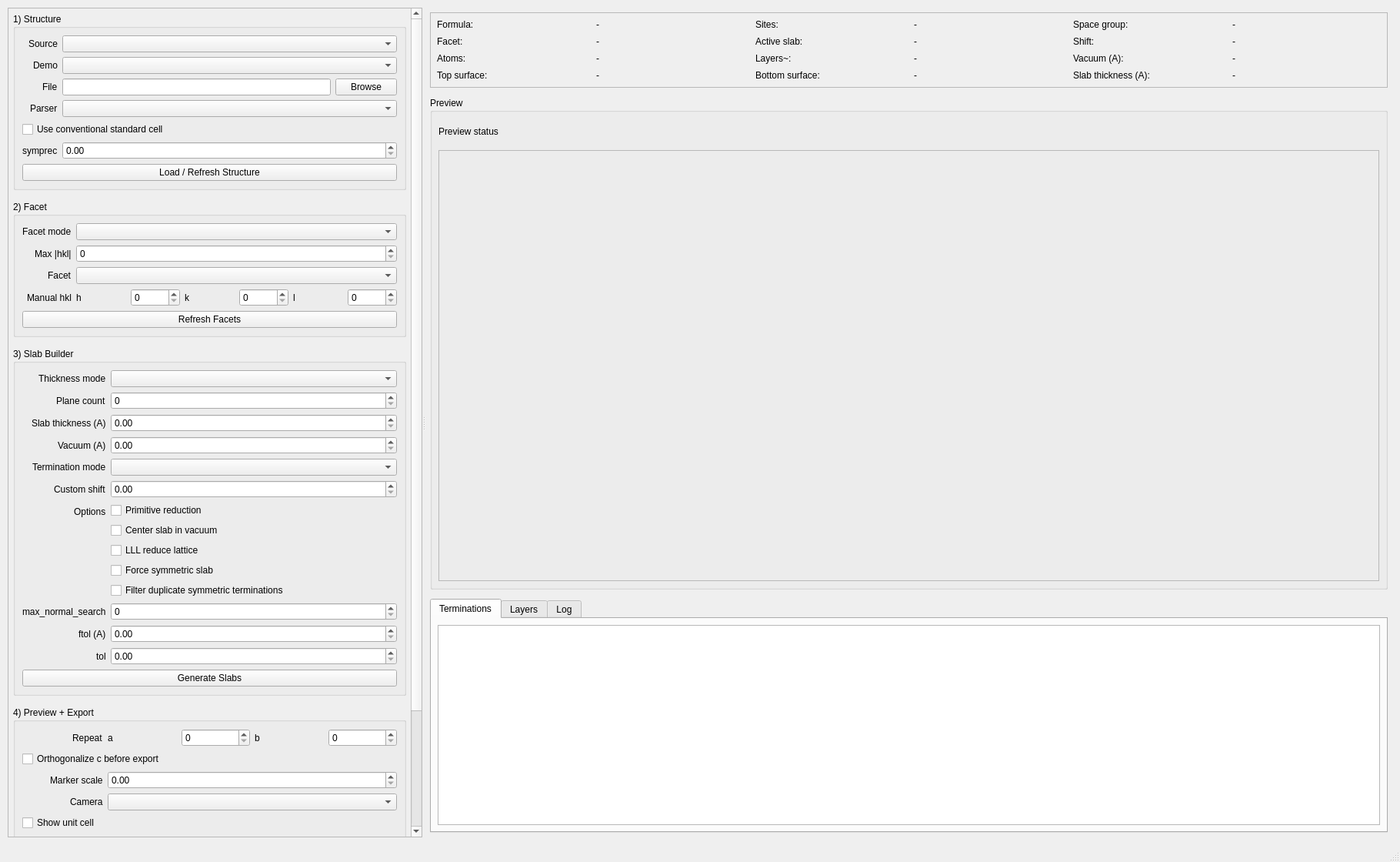
<?xml version="1.0" encoding="UTF-8"?>
<ui version="4.0">
 <class>SlabStudioMainWindow</class>
 <widget class="QMainWindow" name="SlabStudioMainWindow">
  <property name="geometry">
   <rect>
    <x>0</x>
    <y>0</y>
    <width>1820</width>
    <height>1120</height>
   </rect>
  </property>
  <property name="windowTitle">
   <string>Slab Studio Qt</string>
  </property>
  <widget class="QWidget" name="centralwidget">
   <layout class="QHBoxLayout" name="horizontalLayout">
    <property name="leftMargin">
     <number>10</number>
    </property>
    <property name="topMargin">
     <number>10</number>
    </property>
    <property name="rightMargin">
     <number>10</number>
    </property>
    <property name="bottomMargin">
     <number>10</number>
    </property>
    <property name="spacing">
     <number>10</number>
    </property>
    <item>
     <widget class="QSplitter" name="mainSplitter">
      <property name="orientation">
       <enum>Qt::Horizontal</enum>
      </property>
      <widget class="QScrollArea" name="leftScrollArea">
       <property name="widgetResizable">
        <bool>true</bool>
       </property>
       <widget class="QWidget" name="leftScrollAreaWidgetContents">
        <property name="geometry">
         <rect>
          <x>0</x>
          <y>0</y>
          <width>500</width>
          <height>1500</height>
         </rect>
        </property>
        <layout class="QVBoxLayout" name="leftPanelLayout">
         <property name="leftMargin">
          <number>6</number>
         </property>
         <property name="topMargin">
          <number>6</number>
         </property>
         <property name="rightMargin">
          <number>6</number>
         </property>
         <property name="bottomMargin">
          <number>6</number>
         </property>
         <property name="spacing">
          <number>14</number>
         </property>
         <item>
          <widget class="QGroupBox" name="structureGroupBox">
           <property name="title">
            <string>1) Structure</string>
           </property>
           <property name="toolTip">
            <string>Load a demo structure or import a file before surface generation.</string>
           </property>
           <layout class="QFormLayout" name="structureFormLayout">
            <property name="labelAlignment">
             <set>Qt::AlignRight|Qt::AlignVCenter</set>
            </property>
            <property name="formAlignment">
             <set>Qt::AlignLeft|Qt::AlignTop</set>
            </property>
            <property name="fieldGrowthPolicy">
             <enum>QFormLayout::AllNonFixedFieldsGrow</enum>
            </property>
            <item row="0" column="0">
             <widget class="QLabel" name="sourceModeLabel">
              <property name="text">
               <string>Source</string>
              </property>
             </widget>
            </item>
            <item row="0" column="1">
             <widget class="QComboBox" name="sourceModeCombo"/>
            </item>
            <item row="1" column="0">
             <widget class="QLabel" name="demoLabel">
              <property name="text">
               <string>Demo</string>
              </property>
             </widget>
            </item>
            <item row="1" column="1">
             <widget class="QComboBox" name="demoCombo"/>
            </item>
            <item row="2" column="0">
             <widget class="QLabel" name="filePathLabel">
              <property name="text">
               <string>File</string>
              </property>
             </widget>
            </item>
            <item row="2" column="1">
             <layout class="QHBoxLayout" name="fileRowLayout">
              <item>
               <widget class="QLineEdit" name="filePathEdit"/>
              </item>
              <item>
               <widget class="QPushButton" name="browseButton">
                <property name="text">
                 <string>Browse</string>
                </property>
               </widget>
              </item>
             </layout>
            </item>
            <item row="3" column="0">
             <widget class="QLabel" name="parserLabel">
              <property name="text">
               <string>Parser</string>
              </property>
             </widget>
            </item>
            <item row="3" column="1">
             <widget class="QComboBox" name="parserCombo"/>
            </item>
            <item row="4" column="0" colspan="2">
             <widget class="QCheckBox" name="useConventionalCheckBox">
              <property name="text">
               <string>Use conventional standard cell</string>
              </property>
             </widget>
            </item>
            <item row="5" column="0">
             <widget class="QLabel" name="symprecLabel">
              <property name="text">
               <string>symprec</string>
              </property>
             </widget>
            </item>
            <item row="5" column="1">
             <widget class="QDoubleSpinBox" name="symprecSpin"/>
            </item>
            <item row="6" column="0" colspan="2">
             <widget class="QPushButton" name="loadButton">
              <property name="text">
               <string>Load / Refresh Structure</string>
              </property>
             </widget>
            </item>
           </layout>
          </widget>
         </item>
         <item>
          <widget class="QGroupBox" name="facetGroupBox">
           <property name="title">
            <string>2) Facet</string>
           </property>
           <property name="toolTip">
            <string>Choose a symmetry-reduced Miller index or enter one manually.</string>
           </property>
           <layout class="QFormLayout" name="facetFormLayout">
            <property name="labelAlignment">
             <set>Qt::AlignRight|Qt::AlignVCenter</set>
            </property>
            <property name="formAlignment">
             <set>Qt::AlignLeft|Qt::AlignTop</set>
            </property>
            <property name="fieldGrowthPolicy">
             <enum>QFormLayout::AllNonFixedFieldsGrow</enum>
            </property>
            <item row="0" column="0">
             <widget class="QLabel" name="facetModeLabel">
              <property name="text">
               <string>Facet mode</string>
              </property>
             </widget>
            </item>
            <item row="0" column="1">
             <widget class="QComboBox" name="facetModeCombo"/>
            </item>
            <item row="1" column="0">
             <widget class="QLabel" name="maxIndexLabel">
              <property name="text">
               <string>Max |hkl|</string>
              </property>
             </widget>
            </item>
            <item row="1" column="1">
             <widget class="QSpinBox" name="maxIndexSpin"/>
            </item>
            <item row="2" column="0">
             <widget class="QLabel" name="facetLabel">
              <property name="text">
               <string>Facet</string>
              </property>
             </widget>
            </item>
            <item row="2" column="1">
             <widget class="QComboBox" name="facetCombo"/>
            </item>
            <item row="3" column="0">
             <widget class="QLabel" name="manualHklLabel">
              <property name="text">
               <string>Manual hkl</string>
              </property>
             </widget>
            </item>
            <item row="3" column="1">
             <layout class="QHBoxLayout" name="manualHklLayout">
              <item>
               <widget class="QLabel" name="hLabel">
                <property name="text">
                 <string>h</string>
                </property>
               </widget>
              </item>
              <item>
               <widget class="QSpinBox" name="hSpin"/>
              </item>
              <item>
               <widget class="QLabel" name="kLabel">
                <property name="text">
                 <string>k</string>
                </property>
               </widget>
              </item>
              <item>
               <widget class="QSpinBox" name="kSpin"/>
              </item>
              <item>
               <widget class="QLabel" name="lLabel">
                <property name="text">
                 <string>l</string>
                </property>
               </widget>
              </item>
              <item>
               <widget class="QSpinBox" name="lSpin"/>
              </item>
             </layout>
            </item>
            <item row="4" column="0" colspan="2">
             <widget class="QPushButton" name="refreshFacetsButton">
              <property name="text">
               <string>Refresh Facets</string>
              </property>
             </widget>
            </item>
           </layout>
          </widget>
         </item>
         <item>
          <widget class="QGroupBox" name="builderGroupBox">
           <property name="title">
            <string>3) Slab Builder</string>
           </property>
           <property name="toolTip">
            <string>Generator parameters live here; preview-only settings are grouped below.</string>
           </property>
           <layout class="QFormLayout" name="builderFormLayout">
            <property name="labelAlignment">
             <set>Qt::AlignRight|Qt::AlignVCenter</set>
            </property>
            <property name="formAlignment">
             <set>Qt::AlignLeft|Qt::AlignTop</set>
            </property>
            <property name="fieldGrowthPolicy">
             <enum>QFormLayout::AllNonFixedFieldsGrow</enum>
            </property>
            <item row="0" column="0">
             <widget class="QLabel" name="thicknessModeLabel">
              <property name="text">
               <string>Thickness mode</string>
              </property>
             </widget>
            </item>
            <item row="0" column="1">
             <widget class="QComboBox" name="thicknessModeCombo"/>
            </item>
            <item row="1" column="0">
             <widget class="QLabel" name="planeCountLabel">
              <property name="text">
               <string>Plane count</string>
              </property>
             </widget>
            </item>
            <item row="1" column="1">
             <widget class="QSpinBox" name="planeCountSpin"/>
            </item>
            <item row="2" column="0">
             <widget class="QLabel" name="slabThicknessLabel">
              <property name="text">
               <string>Slab thickness (A)</string>
              </property>
             </widget>
            </item>
            <item row="2" column="1">
             <widget class="QDoubleSpinBox" name="slabThicknessSpin"/>
            </item>
            <item row="3" column="0">
             <widget class="QLabel" name="vacuumLabel">
              <property name="text">
               <string>Vacuum (A)</string>
              </property>
             </widget>
            </item>
            <item row="3" column="1">
             <widget class="QDoubleSpinBox" name="vacuumSpin"/>
            </item>
            <item row="4" column="0">
             <widget class="QLabel" name="terminationModeLabel">
              <property name="text">
               <string>Termination mode</string>
              </property>
             </widget>
            </item>
            <item row="4" column="1">
             <widget class="QComboBox" name="terminationModeCombo"/>
            </item>
            <item row="5" column="0">
             <widget class="QLabel" name="customShiftLabel">
              <property name="text">
               <string>Custom shift</string>
              </property>
             </widget>
            </item>
            <item row="5" column="1">
             <widget class="QDoubleSpinBox" name="customShiftSpin"/>
            </item>
            <item row="6" column="0">
             <widget class="QLabel" name="optionsLabel">
              <property name="text">
               <string>Options</string>
              </property>
             </widget>
            </item>
            <item row="6" column="1">
             <layout class="QVBoxLayout" name="optionsLayout">
              <item>
               <widget class="QCheckBox" name="primitiveCheckBox">
                <property name="text">
                 <string>Primitive reduction</string>
                </property>
               </widget>
              </item>
              <item>
               <widget class="QCheckBox" name="centerCheckBox">
                <property name="text">
                 <string>Center slab in vacuum</string>
                </property>
               </widget>
              </item>
              <item>
               <widget class="QCheckBox" name="lllCheckBox">
                <property name="text">
                 <string>LLL reduce lattice</string>
                </property>
               </widget>
              </item>
              <item>
               <widget class="QCheckBox" name="symmetrizeCheckBox">
                <property name="text">
                 <string>Force symmetric slab</string>
                </property>
               </widget>
              </item>
              <item>
               <widget class="QCheckBox" name="filterSymCheckBox">
                <property name="text">
                 <string>Filter duplicate symmetric terminations</string>
                </property>
               </widget>
              </item>
             </layout>
            </item>
            <item row="7" column="0">
             <widget class="QLabel" name="maxNormalSearchLabel">
              <property name="text">
               <string>max_normal_search</string>
              </property>
             </widget>
            </item>
            <item row="7" column="1">
             <widget class="QSpinBox" name="maxNormalSearchSpin"/>
            </item>
            <item row="8" column="0">
             <widget class="QLabel" name="ftolLabel">
              <property name="text">
               <string>ftol (A)</string>
              </property>
             </widget>
            </item>
            <item row="8" column="1">
             <widget class="QDoubleSpinBox" name="ftolSpin"/>
            </item>
            <item row="9" column="0">
             <widget class="QLabel" name="tolLabel">
              <property name="text">
               <string>tol</string>
              </property>
             </widget>
            </item>
            <item row="9" column="1">
             <widget class="QDoubleSpinBox" name="tolSpin"/>
            </item>
            <item row="10" column="0" colspan="2">
             <widget class="QPushButton" name="generateButton">
              <property name="text">
               <string>Generate Slabs</string>
              </property>
             </widget>
            </item>
           </layout>
          </widget>
         </item>
         <item>
          <widget class="QGroupBox" name="previewGroupBox">
           <property name="title">
            <string>4) Preview + Export</string>
           </property>
           <property name="toolTip">
            <string>Repeat, camera, highlighting and export controls for the selected slab.</string>
           </property>
           <layout class="QFormLayout" name="previewFormLayout">
            <property name="labelAlignment">
             <set>Qt::AlignRight|Qt::AlignVCenter</set>
            </property>
            <property name="formAlignment">
             <set>Qt::AlignLeft|Qt::AlignTop</set>
            </property>
            <property name="fieldGrowthPolicy">
             <enum>QFormLayout::AllNonFixedFieldsGrow</enum>
            </property>
            <item row="0" column="0">
             <widget class="QLabel" name="repeatLabel">
              <property name="text">
               <string>Repeat</string>
              </property>
             </widget>
            </item>
            <item row="0" column="1">
             <layout class="QHBoxLayout" name="repeatLayout">
              <item>
               <widget class="QLabel" name="repALabel">
                <property name="text">
                 <string>a</string>
                </property>
               </widget>
              </item>
              <item>
               <widget class="QSpinBox" name="repASpin"/>
              </item>
              <item>
               <widget class="QLabel" name="repBLabel">
                <property name="text">
                 <string>b</string>
                </property>
               </widget>
              </item>
              <item>
               <widget class="QSpinBox" name="repBSpin"/>
              </item>
             </layout>
            </item>
            <item row="1" column="0" colspan="2">
             <widget class="QCheckBox" name="orthogonalizeCheckBox">
              <property name="text">
               <string>Orthogonalize c before export</string>
              </property>
             </widget>
            </item>
            <item row="2" column="0">
             <widget class="QLabel" name="markerScaleLabel">
              <property name="text">
               <string>Marker scale</string>
              </property>
             </widget>
            </item>
            <item row="2" column="1">
             <widget class="QDoubleSpinBox" name="markerScaleSpin"/>
            </item>
            <item row="3" column="0">
             <widget class="QLabel" name="cameraLabel">
              <property name="text">
               <string>Camera</string>
              </property>
             </widget>
            </item>
            <item row="3" column="1">
             <widget class="QComboBox" name="cameraCombo"/>
            </item>
            <item row="4" column="0" colspan="2">
             <widget class="QCheckBox" name="showCellCheckBox">
              <property name="text">
               <string>Show unit cell</string>
              </property>
             </widget>
            </item>
            <item row="5" column="0" colspan="2">
             <widget class="QCheckBox" name="showBondsCheckBox">
              <property name="text">
               <string>Show heuristic bond lines</string>
              </property>
             </widget>
            </item>
            <item row="6" column="0">
             <widget class="QLabel" name="layerToleranceLabel">
              <property name="text">
               <string>Layer tolerance (A)</string>
              </property>
             </widget>
            </item>
            <item row="6" column="1">
             <widget class="QDoubleSpinBox" name="layerToleranceSpin"/>
            </item>
            <item row="7" column="0">
             <widget class="QLabel" name="surfaceDepthLabel">
              <property name="text">
               <string>Surface depth</string>
              </property>
             </widget>
            </item>
            <item row="7" column="1">
             <widget class="QSpinBox" name="surfaceDepthSpin"/>
            </item>
            <item row="8" column="0">
             <widget class="QLabel" name="fixedLayersLabel">
              <property name="text">
               <string>Fixed bottom layers</string>
              </property>
             </widget>
            </item>
            <item row="8" column="1">
             <widget class="QSpinBox" name="fixedBottomLayersSpin"/>
            </item>
            <item row="9" column="0" colspan="2">
             <layout class="QGridLayout" name="exportButtonsLayout">
              <item row="0" column="0">
               <widget class="QPushButton" name="openPreviewButton">
               <property name="text">
                 <string>Refresh Preview</string>
                </property>
               </widget>
              </item>
              <item row="0" column="1">
               <widget class="QPushButton" name="exportCifButton">
                <property name="text">
                 <string>Export CIF</string>
                </property>
               </widget>
              </item>
              <item row="1" column="0">
               <widget class="QPushButton" name="exportPoscarButton">
                <property name="text">
                 <string>Export POSCAR</string>
                </property>
               </widget>
              </item>
              <item row="1" column="1">
               <widget class="QPushButton" name="exportFixedPoscarButton">
                <property name="text">
                 <string>Export Fixed POSCAR</string>
                </property>
               </widget>
              </item>
             </layout>
            </item>
           </layout>
          </widget>
         </item>
         <item>
          <spacer name="leftVerticalSpacer">
           <property name="orientation">
            <enum>Qt::Vertical</enum>
           </property>
           <property name="sizeHint" stdset="0">
            <size>
             <width>20</width>
             <height>40</height>
            </size>
           </property>
          </spacer>
         </item>
        </layout>
       </widget>
      </widget>
      <widget class="QWidget" name="rightPanel">
       <layout class="QVBoxLayout" name="rightPanelLayout">
        <property name="leftMargin">
         <number>6</number>
        </property>
        <property name="topMargin">
         <number>6</number>
        </property>
        <property name="rightMargin">
         <number>6</number>
        </property>
        <property name="bottomMargin">
         <number>6</number>
        </property>
        <property name="spacing">
         <number>12</number>
        </property>
        <item>
         <widget class="QFrame" name="infoFrame">
          <property name="frameShape">
           <enum>QFrame::StyledPanel</enum>
          </property>
          <property name="frameShadow">
           <enum>QFrame::Raised</enum>
          </property>
          <layout class="QGridLayout" name="infoGridLayout">
           <property name="leftMargin">
            <number>8</number>
           </property>
           <property name="topMargin">
            <number>8</number>
           </property>
           <property name="rightMargin">
            <number>8</number>
           </property>
           <property name="bottomMargin">
            <number>8</number>
           </property>
           <property name="horizontalSpacing">
            <number>14</number>
           </property>
           <property name="verticalSpacing">
            <number>8</number>
           </property>
           <item row="0" column="0">
            <widget class="QLabel" name="formulaTitleLabel">
             <property name="text">
              <string>Formula:</string>
             </property>
            </widget>
           </item>
           <item row="0" column="1">
            <widget class="QLabel" name="formulaValueLabel">
             <property name="text">
              <string>-</string>
             </property>
            </widget>
           </item>
           <item row="0" column="2">
            <widget class="QLabel" name="sitesTitleLabel">
             <property name="text">
              <string>Sites:</string>
             </property>
            </widget>
           </item>
           <item row="0" column="3">
            <widget class="QLabel" name="sitesValueLabel">
             <property name="text">
              <string>-</string>
             </property>
            </widget>
           </item>
           <item row="0" column="4">
            <widget class="QLabel" name="spaceGroupTitleLabel">
             <property name="text">
              <string>Space group:</string>
             </property>
            </widget>
           </item>
           <item row="0" column="5">
            <widget class="QLabel" name="spaceGroupValueLabel">
             <property name="text">
              <string>-</string>
             </property>
            </widget>
           </item>
           <item row="1" column="0">
            <widget class="QLabel" name="facetTitleLabel">
             <property name="text">
              <string>Facet:</string>
             </property>
            </widget>
           </item>
           <item row="1" column="1">
            <widget class="QLabel" name="facetValueLabel">
             <property name="text">
              <string>-</string>
             </property>
            </widget>
           </item>
           <item row="1" column="2">
            <widget class="QLabel" name="activeSlabTitleLabel">
             <property name="text">
              <string>Active slab:</string>
             </property>
            </widget>
           </item>
           <item row="1" column="3">
            <widget class="QLabel" name="activeSlabValueLabel">
             <property name="text">
              <string>-</string>
             </property>
            </widget>
           </item>
           <item row="1" column="4">
            <widget class="QLabel" name="shiftTitleLabel">
             <property name="text">
              <string>Shift:</string>
             </property>
            </widget>
           </item>
           <item row="1" column="5">
            <widget class="QLabel" name="shiftValueLabel">
             <property name="text">
              <string>-</string>
             </property>
            </widget>
           </item>
           <item row="2" column="0">
            <widget class="QLabel" name="atomsTitleLabel">
             <property name="text">
              <string>Atoms:</string>
             </property>
            </widget>
           </item>
           <item row="2" column="1">
            <widget class="QLabel" name="atomsValueLabel">
             <property name="text">
              <string>-</string>
             </property>
            </widget>
           </item>
           <item row="2" column="2">
            <widget class="QLabel" name="layersTitleLabel">
             <property name="text">
              <string>Layers~:</string>
             </property>
            </widget>
           </item>
           <item row="2" column="3">
            <widget class="QLabel" name="layersValueLabel">
             <property name="text">
              <string>-</string>
             </property>
            </widget>
           </item>
           <item row="2" column="4">
            <widget class="QLabel" name="vacuumTitleLabel">
             <property name="text">
              <string>Vacuum (A):</string>
             </property>
            </widget>
           </item>
           <item row="2" column="5">
            <widget class="QLabel" name="vacuumValueLabel">
             <property name="text">
              <string>-</string>
             </property>
            </widget>
           </item>
           <item row="3" column="0">
            <widget class="QLabel" name="topSurfaceTitleLabel">
             <property name="text">
              <string>Top surface:</string>
             </property>
            </widget>
           </item>
           <item row="3" column="1">
            <widget class="QLabel" name="topSurfaceValueLabel">
             <property name="text">
              <string>-</string>
             </property>
            </widget>
           </item>
           <item row="3" column="2">
            <widget class="QLabel" name="bottomSurfaceTitleLabel">
             <property name="text">
              <string>Bottom surface:</string>
             </property>
            </widget>
           </item>
           <item row="3" column="3">
            <widget class="QLabel" name="bottomSurfaceValueLabel">
             <property name="text">
              <string>-</string>
             </property>
            </widget>
           </item>
           <item row="3" column="4">
            <widget class="QLabel" name="slabThicknessTitleLabel">
             <property name="text">
              <string>Slab thickness (A):</string>
             </property>
            </widget>
           </item>
           <item row="3" column="5">
            <widget class="QLabel" name="slabThicknessValueLabel">
             <property name="text">
              <string>-</string>
             </property>
            </widget>
           </item>
          </layout>
         </widget>
        </item>
        <item>
         <widget class="QGroupBox" name="previewGroupBoxRight">
          <property name="title">
           <string>Preview</string>
          </property>
          <property name="minimumSize">
           <size>
            <width>0</width>
            <height>640</height>
           </size>
          </property>
          <property name="toolTip">
           <string>Interactive preview area. The Python code can embed WebEngine here when available.</string>
          </property>
          <layout class="QVBoxLayout" name="previewRightLayout">
           <property name="leftMargin">
            <number>8</number>
           </property>
           <property name="topMargin">
            <number>8</number>
           </property>
           <property name="rightMargin">
            <number>8</number>
           </property>
           <property name="bottomMargin">
            <number>8</number>
           </property>
           <property name="spacing">
            <number>8</number>
           </property>
           <item>
            <widget class="QLabel" name="previewStatusLabel">
             <property name="text">
              <string>Preview status</string>
             </property>
             <property name="wordWrap">
              <bool>true</bool>
             </property>
            </widget>
           </item>
           <item>
            <widget class="QFrame" name="previewHostFrame">
             <property name="minimumSize">
              <size>
               <width>860</width>
               <height>560</height>
              </size>
             </property>
             <property name="frameShape">
              <enum>QFrame::StyledPanel</enum>
             </property>
             <property name="frameShadow">
              <enum>QFrame::Sunken</enum>
             </property>
              <layout class="QVBoxLayout" name="previewHostLayout">
               <property name="leftMargin">
                <number>4</number>
               </property>
               <property name="topMargin">
                <number>4</number>
               </property>
               <property name="rightMargin">
                <number>4</number>
               </property>
               <property name="bottomMargin">
                <number>4</number>
               </property>
              </layout>
            </widget>
           </item>
          </layout>
         </widget>
        </item>
        <item>
         <widget class="QTabWidget" name="tabs">
          <widget class="QWidget" name="terminationsTab">
           <attribute name="title">
            <string>Terminations</string>
           </attribute>
           <layout class="QVBoxLayout" name="terminationsTabLayout">
            <property name="leftMargin">
             <number>8</number>
            </property>
            <property name="topMargin">
             <number>8</number>
            </property>
            <property name="rightMargin">
             <number>8</number>
            </property>
            <property name="bottomMargin">
             <number>8</number>
            </property>
            <item>
             <widget class="QTableWidget" name="terminationTable"/>
            </item>
           </layout>
          </widget>
          <widget class="QWidget" name="layersTab">
           <attribute name="title">
            <string>Layers</string>
           </attribute>
           <layout class="QVBoxLayout" name="layersTabLayout">
            <property name="leftMargin">
             <number>8</number>
            </property>
            <property name="topMargin">
             <number>8</number>
            </property>
            <property name="rightMargin">
             <number>8</number>
            </property>
            <property name="bottomMargin">
             <number>8</number>
            </property>
            <property name="spacing">
             <number>6</number>
            </property>
            <item>
             <widget class="QLabel" name="layerSummaryLabel">
              <property name="text">
               <string>Layer summary</string>
              </property>
             </widget>
            </item>
            <item>
             <widget class="QTableWidget" name="layerSummaryTable"/>
            </item>
            <item>
             <widget class="QLabel" name="siteTableLabel">
              <property name="text">
               <string>Layer-resolved sites</string>
              </property>
             </widget>
            </item>
            <item>
             <widget class="QTableWidget" name="siteTable"/>
            </item>
           </layout>
          </widget>
          <widget class="QWidget" name="logTab">
           <attribute name="title">
            <string>Log</string>
           </attribute>
           <layout class="QVBoxLayout" name="logTabLayout">
            <property name="leftMargin">
             <number>8</number>
            </property>
            <property name="topMargin">
             <number>8</number>
            </property>
            <property name="rightMargin">
             <number>8</number>
            </property>
            <property name="bottomMargin">
             <number>8</number>
            </property>
            <item>
             <widget class="QPlainTextEdit" name="logBox"/>
            </item>
           </layout>
          </widget>
         </widget>
        </item>
       </layout>
      </widget>
     </widget>
    </item>
   </layout>
  </widget>
  <widget class="QStatusBar" name="statusbar"/>
 </widget>
 <resources/>
 <connections/>
</ui>
